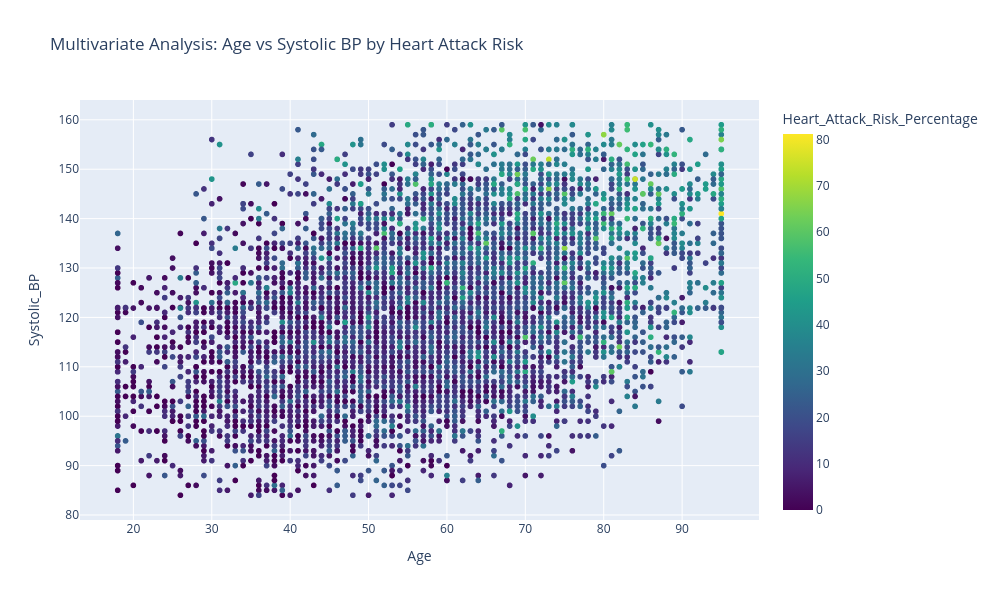

Notebook source saved alongside this figure:
### Markdown cell above
<div style="background: linear-gradient(to bottom, #d2e4f1, #abc9e3);
            padding: 15px 20px; 
            border-radius: 12px; 
            box-shadow: 2px 4px 8px rgba(0,0,0,0.15); 
            border-left: 5px solid #2b5c8f; 
            margin-bottom: 20px;">
    <h3 style="text-align:left;color:darkgreen;";">
       Q14. How do Age and Systolic Blood Pressure combined affect the Heart Attack Risk Percentage❓
    </h3>
</div>

### Code cell
fig = px.scatter(
    df_clean,
    x="Age",
    y="Systolic_BP",
    color="Heart_Attack_Risk_Percentage",
    title="Multivariate Analysis: Age vs Systolic BP by Heart Attack Risk",
    color_continuous_scale="viridis"
)

fig.update_layout(width=1000, height=600)
fig.show()

### Figure 1 — Plotly figure (JSON) as saved in the notebook; plotly's stock layout.template omitted (floating-point values rounded to 4 significant figures; data arrays with more than 128 entries replaced by an {"elided": "..."} marker saying what was removed)
{"data": [{"hovertemplate": "Age=%{x}<br>Systolic_BP=%{y}<br>Heart_Attack_Risk_Percentage=%{marker.color}<extra></extra>", "legendgroup": "", "marker": {"color": {"elided": "8724 float values"}, "coloraxis": "coloraxis", "symbol": "circle"}, "mode": "markers", "name": "", "showlegend": false, "type": "scattergl", "x": {"elided": "8724 int values"}, "xaxis": "x", "y": {"elided": "8724 float values"}, "yaxis": "y"}], "layout": {"coloraxis": {"colorbar": {"title": {"text": "Heart_Attack_Risk_Percentage"}}, "colorscale": [[0, "#440154"], [0.1111, "#482878"], [0.2222, "#3e4989"], [0.3333, "#31688e"], [0.4444, "#26828e"], [0.5556, "#1f9e89"], [0.6667, "#35b779"], [0.7778, "#6ece58"], [0.8889, "#b5de2b"], [1, "#fde725"]]}, "height": 600, "legend": {"tracegroupgap": 0}, "title": {"text": "Multivariate Analysis: Age vs Systolic BP by Heart Attack Risk"}, "width": 1000, "xaxis": {"anchor": "y", "domain": [0, 1], "title": {"text": "Age"}}, "yaxis": {"anchor": "x", "domain": [0, 1], "title": {"text": "Systolic_BP"}}}}
